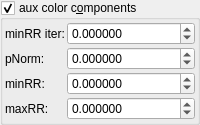
    <widget class="MyGroupBox" name="groupCheck_fold_color_aux_color_enabled_false">
     <property name="title">
      <string>aux color c&amp;omponents</string>
     </property>
     <property name="checkable">
      <bool>true</bool>
     </property>
     <layout class="QVBoxLayout" name="verticalLayout_11">
      <property name="leftMargin">
       <number>2</number>
      </property>
      <property name="topMargin">
       <number>2</number>
      </property>
      <property name="rightMargin">
       <number>2</number>
      </property>
      <property name="bottomMargin">
       <number>2</number>
      </property>
      <item>
       <layout class="QGridLayout" name="gridLayout_20" columnstretch="0,1">
        <property name="spacing">
         <number>2</number>
        </property>
        <item row="2" column="1">
         <widget class="MyDoubleSpinBox" name="spinbox4_fold_color_difs_0000_y">
          <property name="sizePolicy">
           <sizepolicy hsizetype="Minimum" vsizetype="Maximum">
            <horstretch>0</horstretch>
            <verstretch>0</verstretch>
           </sizepolicy>
          </property>
          <property name="prefix">
           <string/>
          </property>
          <property name="suffix">
           <string/>
          </property>
          <property name="decimals">
           <number>6</number>
          </property>
          <property name="minimum">
           <double>-100.000000000000000</double>
          </property>
          <property name="maximum">
           <double>100.000000000000000</double>
          </property>
          <property name="singleStep">
           <double>0.100000000000000</double>
          </property>
         </widget>
        </item>
        <item row="1" column="1">
         <widget class="MyDoubleSpinBox" name="spinbox4_fold_color_difs_0000_x">
          <property name="sizePolicy">
           <sizepolicy hsizetype="Minimum" vsizetype="Maximum">
            <horstretch>0</horstretch>
            <verstretch>0</verstretch>
           </sizepolicy>
          </property>
          <property name="prefix">
           <string/>
          </property>
          <property name="suffix">
           <string/>
          </property>
          <property name="decimals">
           <number>6</number>
          </property>
          <property name="minimum">
           <double>-100.000000000000000</double>
          </property>
          <property name="maximum">
           <double>100.000000000000000</double>
          </property>
          <property name="singleStep">
           <double>0.100000000000000</double>
          </property>
         </widget>
        </item>
        <item row="3" column="1">
         <widget class="MyDoubleSpinBox" name="spinbox4_fold_color_difs_0000_z">
          <property name="sizePolicy">
           <sizepolicy hsizetype="Minimum" vsizetype="Maximum">
            <horstretch>0</horstretch>
            <verstretch>0</verstretch>
           </sizepolicy>
          </property>
          <property name="prefix">
           <string/>
          </property>
          <property name="suffix">
           <string/>
          </property>
          <property name="decimals">
           <number>6</number>
          </property>
          <property name="minimum">
           <double>-100.000000000000000</double>
          </property>
          <property name="maximum">
           <double>100.000000000000000</double>
          </property>
          <property name="singleStep">
           <double>0.100000000000000</double>
          </property>
         </widget>
        </item>
        <item row="1" column="0">
         <widget class="QLabel" name="label_58">
          <property name="text">
           <string>minRR iter:</string>
          </property>
         </widget>
        </item>
        <item row="4" column="1">
         <widget class="MyDoubleSpinBox" name="spinbox4_fold_color_difs_0000_w">
          <property name="sizePolicy">
           <sizepolicy hsizetype="Minimum" vsizetype="Maximum">
            <horstretch>0</horstretch>
            <verstretch>0</verstretch>
           </sizepolicy>
          </property>
          <property name="prefix">
           <string/>
          </property>
          <property name="suffix">
           <string/>
          </property>
          <property name="decimals">
           <number>6</number>
          </property>
          <property name="minimum">
           <double>-100.000000000000000</double>
          </property>
          <property name="maximum">
           <double>100.000000000000000</double>
          </property>
          <property name="singleStep">
           <double>0.100000000000000</double>
          </property>
         </widget>
        </item>
        <item row="4" column="0">
         <widget class="QLabel" name="label_44">
          <property name="text">
           <string>maxRR:</string>
          </property>
         </widget>
        </item>
        <item row="2" column="0">
         <widget class="QLabel" name="label_260">
          <property name="font">
           <font>
            <weight>50</weight>
            <bold>false</bold>
           </font>
          </property>
          <property name="text">
           <string>pNorm:</string>
          </property>
         </widget>
        </item>
        <item row="3" column="0">
         <widget class="QLabel" name="label_261">
          <property name="font">
           <font>
            <weight>50</weight>
            <bold>false</bold>
           </font>
          </property>
          <property name="text">
           <string>minRR:</string>
          </property>
         </widget>
        </item>
       </layout>
      </item>
     </layout>
    </widget>
